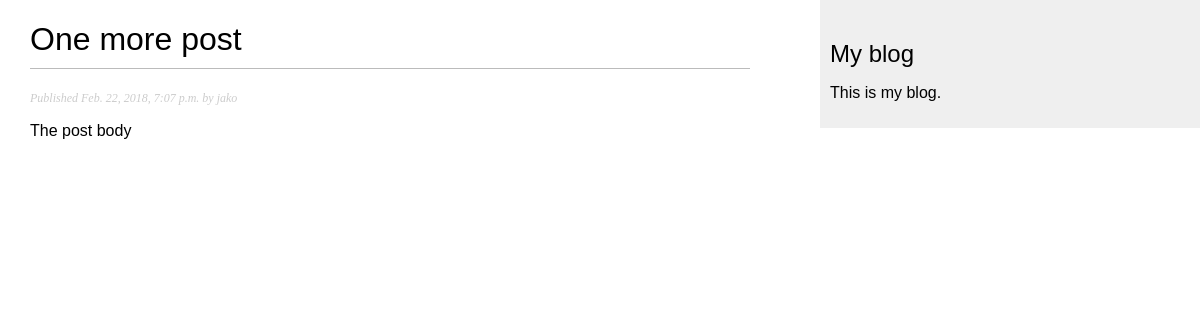
/blog/2018/02/22/one-more-post/, run on the app's committed database.
### blog/models.py (models this page shows, shortened)
class Post(models.Model):
    objects = models.Manager() # Default model manager
    published = PublishedManager() # My custom manager
    STATUS_CHOICES = (
        ('draft', 'Draft'),
        ('published', 'Published'),
    )
    title = models.CharField(max_length=250)
    slug = models.SlugField(max_length=250, unique_for_date='publish')
    author = models.ForeignKey(User, related_name='blog_posts')
    body = models.TextField()
    publish = models.DateTimeField(default=timezone.now)
    created = models.DateTimeField(auto_now_add=True)
    updated = models.DateTimeField(auto_now=True)
    status = models.CharField(max_length=10, choices=STATUS_CHOICES, default='draft')
    class Meta:
        ordering = ('-publish',)

### blog/views.py (the view)
# urls.py: url(r'^(?P<year>\d{4})/(?P<month>\d{2})/(?P<day>\d{2})/(?P<post>[-\w]+)/$', views.post_detail, name='post_detail')
def post_detail(request, year, month, day, post):
    post = get_object_or_404(Post,
                            slug=post,
                            status='published',
                            publish__year=year,
                            publish__month=month,
                            publish__day=day)
    return render(request, 'blog/post/detail.html', {'post' : post})

### blog/templates/blog/post/detail.html (shortened to what this page needs)
{% extends "blog/base.html" %}
{% block content %}
    <h1>{{ post.title }}</h1>
    <p class="date">
        Published {{ post.publish }} by {{ post.author }}
    </p>
    {{ post.body|linebreaks }}
{% endblock %}

### blog/static/css/blog.css (style rules this page uses)
body { margin:0; padding:0; font-family:helvetica, sans-serif; }
h1 { font-weight:normal; border-bottom:1px solid #bbb; padding:0 0 10px 0; }
p.date { color:#ccc; font-family: georgia, serif; font-size: 12px; font-style: italic; }

### data on the page
Post: title "One more post", publish "Feb. 22, 2018, 7:07 p.m.", author "jako", body "The post body"
